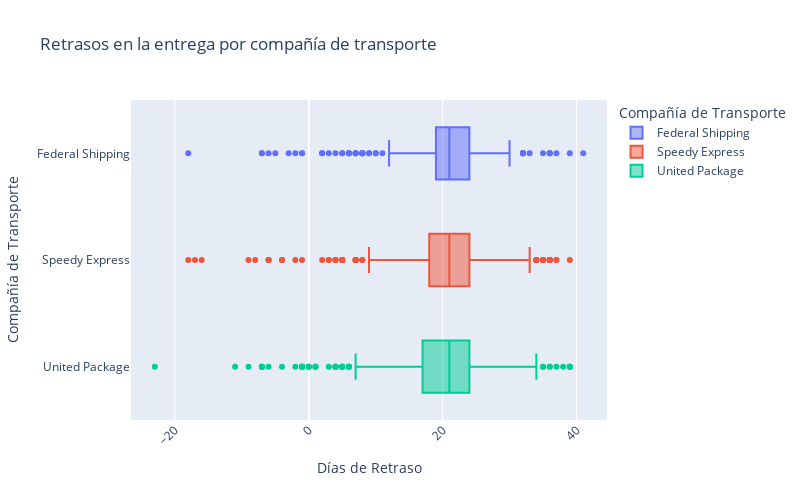

Here is the notebook cell this chart was saved with:
### Code cell
# Crear el boxplot con Plotly Express
fig = px.box(ped_retraso, x='delay_in_days', y='company_name', 
             title='Retrasos en la entrega por compañía de transporte',
             labels={'company_name': 'Compañía de Transporte', 'delay_in_days': 'Días de Retraso'},
             color='company_name',
             width=800, height=500)

# Ajustes adicionales de la visualización
fig.update_layout(yaxis_title="Compañía de Transporte",
                  xaxis_title="Días de Retraso",
                  xaxis_tickangle=-45)
                  
                  

# Mostrar la gráfica
fig.show()

### Figure 1 — Plotly figure (JSON) as saved in the notebook; plotly's stock layout.template omitted (floating-point values rounded to 4 significant figures; data arrays with more than 128 entries replaced by an {"elided": "..."} marker saying what was removed)
{"data": [{"alignmentgroup": "True", "hovertemplate": "Compañía de Transporte=%{y}<br>Días de Retraso=%{x}<extra></extra>", "legendgroup": "Federal Shipping", "marker": {"color": "#636efa"}, "name": "Federal Shipping", "notched": false, "offsetgroup": "Federal Shipping", "orientation": "h", "showlegend": true, "type": "box", "x": {"elided": "249 int values"}, "x0": " ", "xaxis": "x", "y": {"elided": "249 str values"}, "y0": " ", "yaxis": "y"}, {"alignmentgroup": "True", "hovertemplate": "Compañía de Transporte=%{y}<br>Días de Retraso=%{x}<extra></extra>", "legendgroup": "Speedy Express", "marker": {"color": "#EF553B"}, "name": "Speedy Express", "notched": false, "offsetgroup": "Speedy Express", "orientation": "h", "showlegend": true, "type": "box", "x": {"elided": "245 int values"}, "x0": " ", "xaxis": "x", "y": {"elided": "245 str values"}, "y0": " ", "yaxis": "y"}, {"alignmentgroup": "True", "hovertemplate": "Compañía de Transporte=%{y}<br>Días de Retraso=%{x}<extra></extra>", "legendgroup": "United Package", "marker": {"color": "#00cc96"}, "name": "United Package", "notched": false, "offsetgroup": "United Package", "orientation": "h", "showlegend": true, "type": "box", "x": {"elided": "315 int values"}, "x0": " ", "xaxis": "x", "y": {"elided": "315 str values"}, "y0": " ", "yaxis": "y"}], "layout": {"boxmode": "overlay", "height": 500, "legend": {"title": {"text": "Compañía de Transporte"}, "tracegroupgap": 0}, "title": {"text": "Retrasos en la entrega por compañía de transporte"}, "width": 800, "xaxis": {"anchor": "y", "domain": [0, 1], "tickangle": -45, "title": {"text": "Días de Retraso"}}, "yaxis": {"anchor": "x", "categoryarray": ["United Package", "Speedy Express", "Federal Shipping"], "categoryorder": "array", "domain": [0, 1], "title": {"text": "Compañía de Transporte"}}}}
